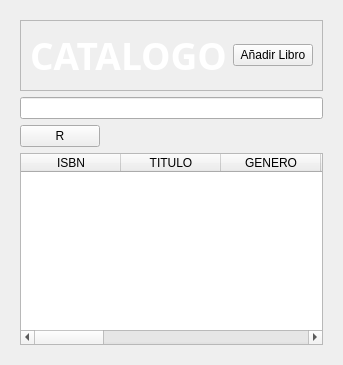
            <widget class="QWidget" name="catalogoP">
             <layout class="QVBoxLayout" name="verticalLayout_13">
              <item>
               <widget class="QWidget" name="widget_4" native="true">
                <layout class="QVBoxLayout" name="verticalLayout_14">
                 <item>
                  <widget class="QFrame" name="frame_5">
                   <property name="frameShape">
                    <enum>QFrame::StyledPanel</enum>
                   </property>
                   <property name="frameShadow">
                    <enum>QFrame::Raised</enum>
                   </property>
                   <layout class="QHBoxLayout" name="horizontalLayout_6">
                    <item>
                     <widget class="QLabelThemed" name="label_5">
                      <property name="font">
                       <font>
                        <family>Century Gothic</family>
                        <pointsize>28</pointsize>
                        <bold>true</bold>
                       </font>
                      </property>
                      <property name="styleSheet">
                       <string notr="true">color: rgb(255, 255, 255);</string>
                      </property>
                      <property name="text">
                       <string>CATALOGO</string>
                      </property>
                      <property name="alignment">
                       <set>Qt::AlignCenter</set>
                      </property>
                     </widget>
                    </item>
                    <item alignment="Qt::AlignRight">
                     <widget class="QPushButtonThemed" name="showFormC">
                      <property name="text">
                       <string>Añadir Libro</string>
                      </property>
                     </widget>
                    </item>
                   </layout>
                  </widget>
                 </item>
                 <item>
                  <widget class="QLineEdit" name="Buscar_Catalogo"/>
                 </item>
                 <item alignment="Qt::AlignLeft">
                  <widget class="QPushButton" name="refresh_catalogo">
                   <property name="text">
                    <string>R</string>
                   </property>
                  </widget>
                 </item>
                 <item>
                  <widget class="QTableWidget" name="tableWidget_2">
                   <column>
                    <property name="text">
                     <string>ISBN</string>
                    </property>
                   </column>
                   <column>
                    <property name="text">
                     <string>TITULO</string>
                    </property>
                   </column>
                   <column>
                    <property name="text">
                     <string>GENERO</string>
                    </property>
                   </column>
                   <column>
                    <property name="text">
                     <string>AUTOR</string>
                    </property>
                   </column>
                   <column>
                    <property name="text">
                     <string>AÑO DE PUBLICACIÓN</string>
                    </property>
                   </column>
                   <column>
                    <property name="text">
                     <string>DISPONIBLE</string>
                    </property>
                   </column>
                   <column>
                    <property name="text">
                     <string>FORMATO</string>
                    </property>
                   </column>
                   <column>
                    <property name="text">
                     <string>COPIAS</string>
                    </property>
                   </column>
                   <column>
                    <property name="text">
                     <string>IDIOMA</string>
                    </property>
                   </column>
                   <column>
                    <property name="text">
                     <string>RESUMEN</string>
                    </property>
                   </column>
                   <column>
                    <property name="text">
                     <string>UBICACIÓN/PASILLO</string>
                    </property>
                   </column>
                   <column>
                    <property name="text">
                     <string>ESTADO</string>
                    </property>
                   </column>
                  </widget>
                 </item>
                </layout>
               </widget>
              </item>
             </layout>
            </widget>
